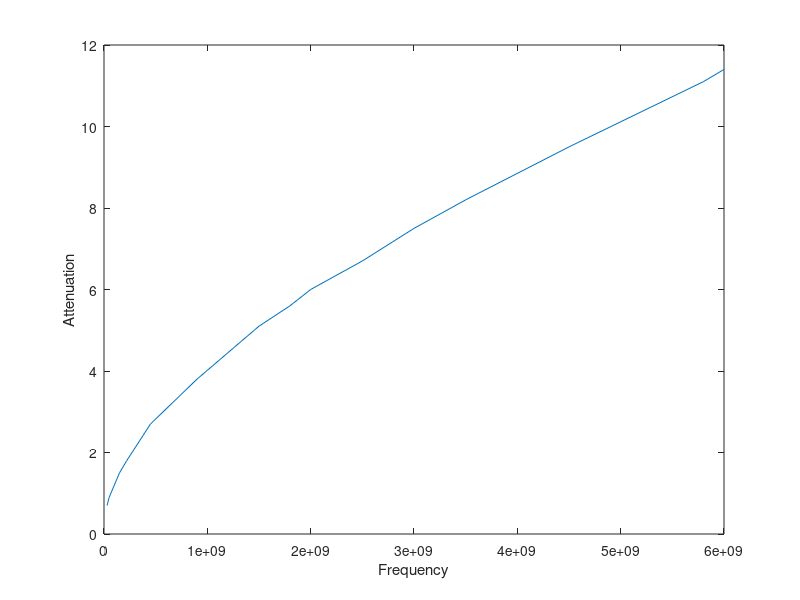

MATLAB code to generate this figure:
clear

% Define the physical parameters of the coaxial line
r_in = 0.111; % Inner radius of the conductor
r_out = 0.403; % Outer radius of the conductor
C = 23e-12; % C value is 23 pF/m

% This is the table of attenuation constant variables at given frequencies
% as provided by the datasheet (frequency [Hz], attenuation [dB/1000ft])
a_table = [30e6, 0.7;
           50e6, 0.9;
           150e6, 1.5;
           220e6, 1.8;
           450e6, 2.7;
           900e6, 3.8;
           1500e6, 5.1;
           1800e6, 5.6;
           2000e6, 6;
           2500e6, 6.7;
           3000e6, 7.5;
           3500e6, 8.2;
           4500e6, 9.5;
           5800e6, 11.1;
           6000e6, 11.4];

% Assuming your matrix or table is stored in variable 'data'
x = a_table(:, 1);  % Extract all rows of column 1
y = a_table(:, 2);  % Extract all rows of column 2

plot(x, y);
xlabel('Frequency');
ylabel('Attenuation');
